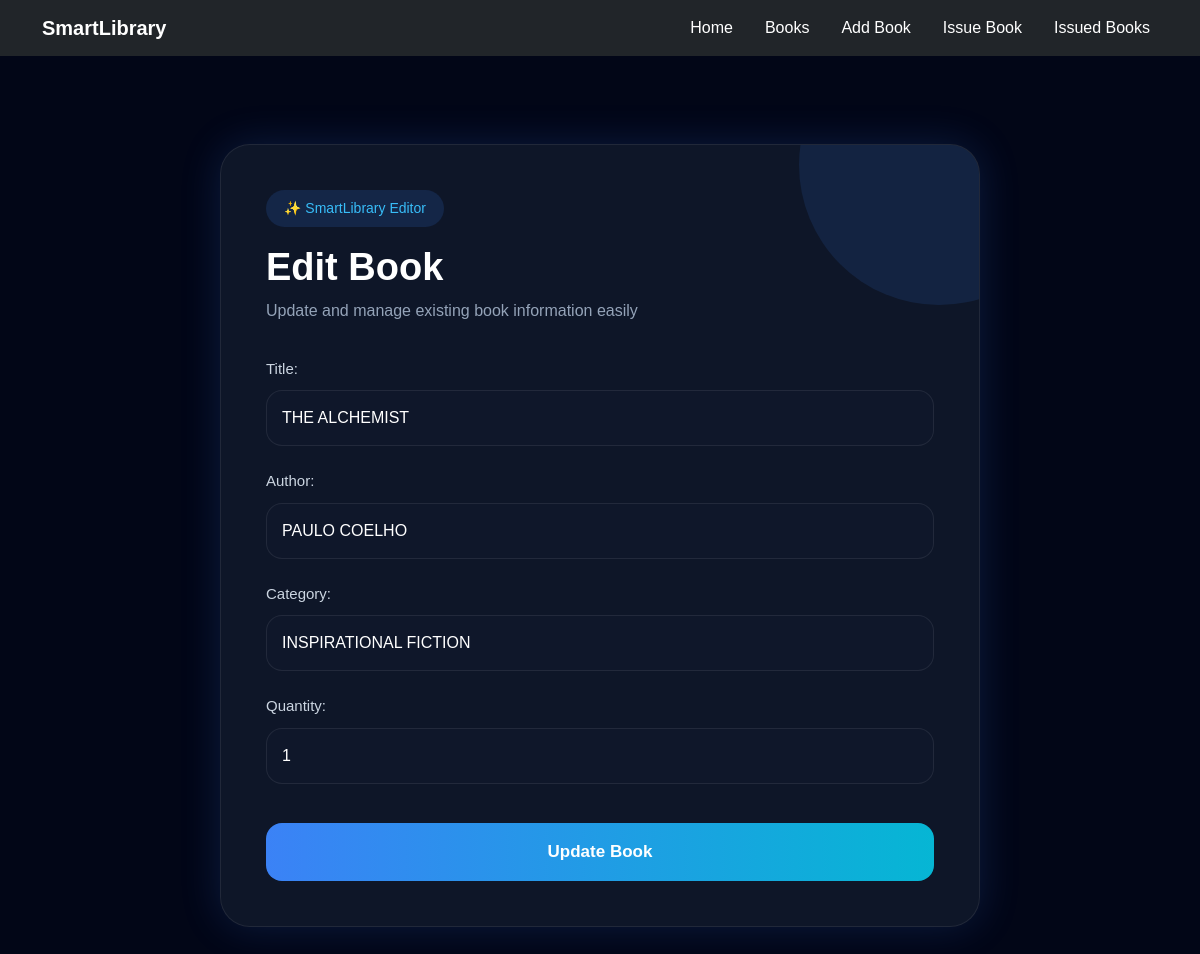
Page /edit-book/3/ on the committed database.
### library_app/models.py (models this page shows, shortened)
class Book(models.Model):
    title = models.CharField(max_length=200)
    author = models.CharField(max_length=100)
    category = models.CharField(max_length=100)
    quantity = models.PositiveIntegerField(default=1)

### library_app/views.py (the view)
# urls.py: path('edit-book/<int:id>/', views.edit_book, name='edit_book'),
def edit_book(request, id):
    book = Book.objects.get(id=id)
    if request.method == 'POST':
        form = BookForm(request.POST, instance=book)
        if form.is_valid():
            form.save()
            return redirect('/books/')
    else:
        form = BookForm(instance=book)
    context = {
        'form': form
    }
    return render(request, 'edit_book.html', context)

### library_app/forms.py
class BookForm(forms.ModelForm):
    class Meta:
        model = Book
        fields = ['title', 'author', 'category', 'quantity']

### library_app/templates/edit_book.html (shortened to what this page needs)
{% extends 'base.html' %}
{% block content %}
<div class="edit-book-container">
    <div class="edit-card">
        <div class="top-badge">
            ✨ SmartLibrary Editor
        </div>
        <h1 class="page-title">
            Edit Book
        </h1>
        <p class="page-subtitle">
            Update and manage existing book information easily
        </p>
        <form method="POST">
            {{ form.as_p }}
            <button type="submit" class="update-btn">
                Update Book
            </button>
        </form>
    </div>
</div>
{% endblock %}

### library_app/static/css/style.css (style rules this page uses)
body { background-color: #f5f7fb; }

### library_app/templates/edit_book.html (style rules this page uses)
body { background: #020617; font-family: 'Poppins', sans-serif; }
.edit-book-container { min-height: 90vh; display: flex; justify-content: center; align-items: center; padding: 40px 20px; }
.edit-card { width: 100%; max-width: 760px; background: rgba(15,23,42,0.96); border: 1px solid rgba(255,255,255,0.08); border-radius: 30px; padding: 45px; position: relative; overflow: hidden; box-shadow: 0 0 40px rgba(59,130,246,0.18); }
.edit-card::before { content: ""; position: absolute; width: 280px; height: 280px; background: rgba(59,130,246,0.12); border-radius: 50%; top: -120px; right: -100px; }
.page-title { color: white; font-size: 38px; font-weight: 700; margin-bottom: 8px; }
.page-subtitle { color: #94a3b8; font-size: 16px; margin-bottom: 35px; }
form p { margin-bottom: 24px; }
form label { color: #cbd5e1; font-size: 15px; font-weight: 500; margin-bottom: 10px; display: block; }
form input, form select, form textarea { width: 100%; background: #0f172a; border: 1px solid rgba(255,255,255,0.08); border-radius: 16px; height: 56px; padding: 15px; color: white; transition: 0.3s ease; outline: none; }
.update-btn { width: 100%; height: 58px; border: none; border-radius: 16px; background: linear-gradient(90deg,#3b82f6,#06b6d4); color: white; font-size: 17px; font-weight: 600; margin-top: 15px; transition: 0.3s ease; }
.top-badge { display: inline-block; background: rgba(59,130,246,0.15); color: #38bdf8; padding: 8px 18px; border-radius: 50px; margin-bottom: 18px; font-size: 14px; font-weight: 500; }

### rows in the picture
Book: title "THE ALCHEMIST", author "PAULO COELHO", category "INSPIRATIONAL FICTION", quantity "1"
